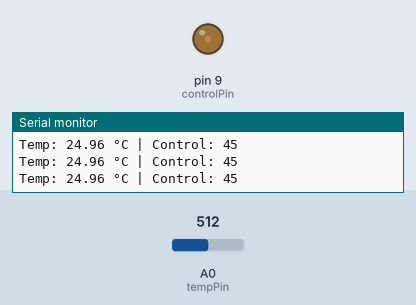
Simulated run of this sketch. Board: Arduino Uno, built with avr-gcc and run on an emulated ATmega328P. Parts: output pins drawn as LEDs (lit = HIGH), the last lines printed to the serial monitor. The inputs (shaded band) are chosen by the test bench; at power-on: A0 (tempPin) = 512.

Above: at 1.3 s.
1.4 s: A0 (tempPin) set to 716
At 2.6 s:
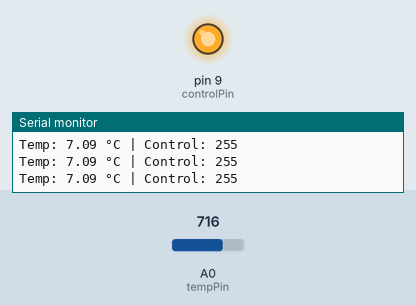
3.0 s: A0 (tempPin) set to 306
At 3.9 s:
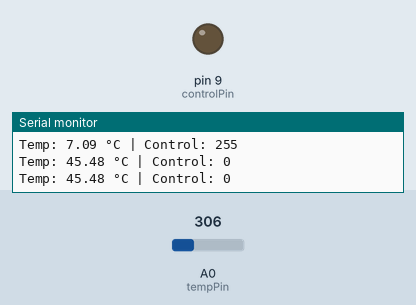
4.5 s: A0 (tempPin) set to 0
At 5.2 s:
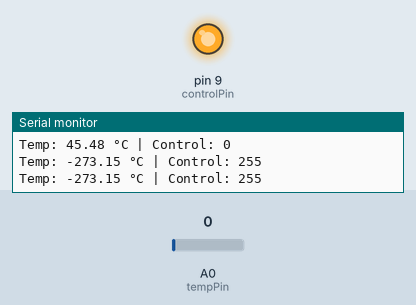
6.0 s: A0 (tempPin) set to 35
At 6.5 s:
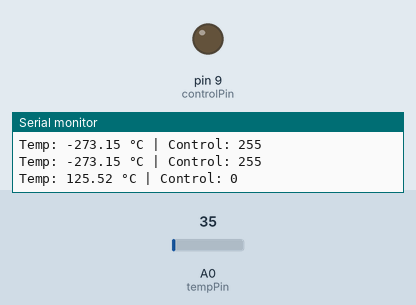
Timing chart, 0 to 8.5 s (numbered marks = the images above; inputs shaded):
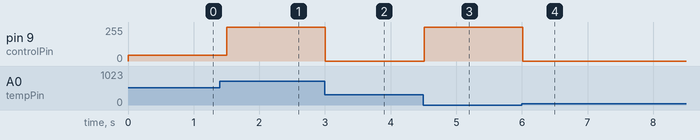

The sketch:

DAY25MiniDigitalThermostat.ino
```cpp
const int tempPin = A0;
const int controlPin = 9;

const float SERIES_RESISTOR = 10000.0;   // 10k resistor
const float NOMINAL_RESISTANCE = 10000.0;
const float NOMINAL_TEMPERATURE = 25.0;  // °C
const float BETA_COEFFICIENT = 3950.0;   // common value

const float setPoint = 28.0;
const float Kp = 15.0;

void setup() {
  Serial.begin(9600);
  pinMode(controlPin, OUTPUT);
}

void loop() {
  int adc = analogRead(tempPin);

  float resistance = SERIES_RESISTOR / ((1023.0 / adc) - 1.0);

  float steinhart;
  steinhart = resistance / NOMINAL_RESISTANCE;
  steinhart = log(steinhart);
  steinhart /= BETA_COEFFICIENT;
  steinhart += 1.0 / (NOMINAL_TEMPERATURE + 273.15);
  steinhart = 1.0 / steinhart;
  steinhart -= 273.15;

  float temperature = steinhart;

  float error = setPoint - temperature;
  int controlSignal = Kp * error;
  controlSignal = constrain(controlSignal, 0, 255);

  analogWrite(controlPin, controlSignal);

  Serial.print("Temp: ");
  Serial.print(temperature);
  Serial.print(" °C | Control: ");
  Serial.println(controlSignal);

  delay(500);
}
```

Measured:
- after the input at 1.4 s, pin 9 (controlPin): 45/255 → 255/255 after 0.10 s
- after the input at 3.0 s, pin 9 (controlPin): 255/255 → 0/255 at once
- after the input at 4.5 s, pin 9 (controlPin): 0/255 → 255/255 at once
- after the input at 6.0 s, pin 9 (controlPin): 255/255 → 0/255 at once
